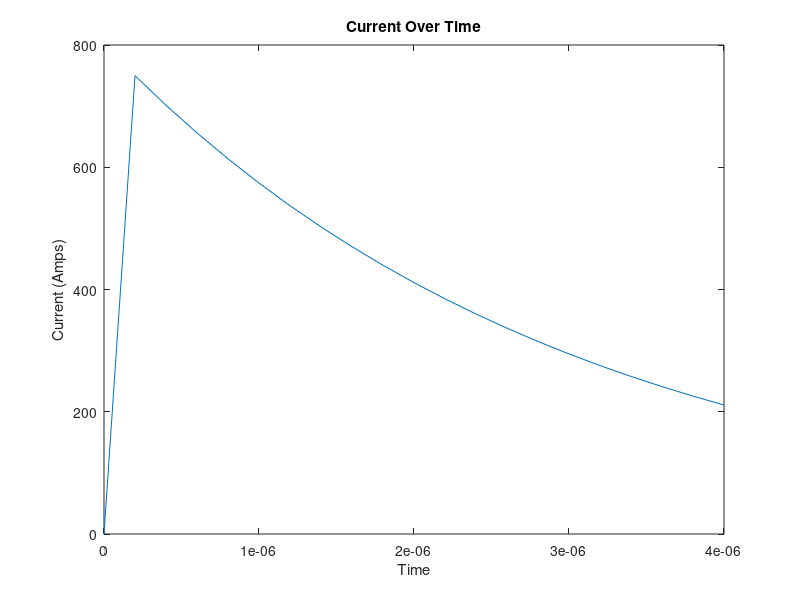
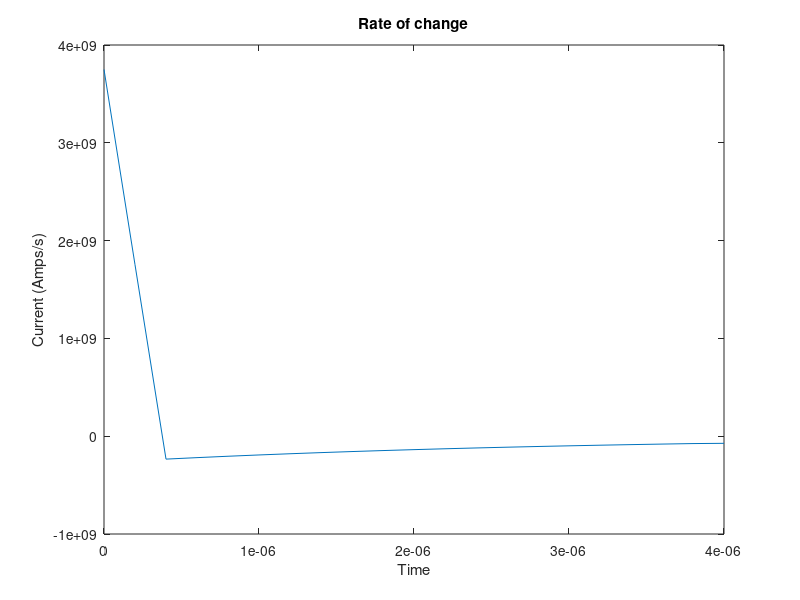
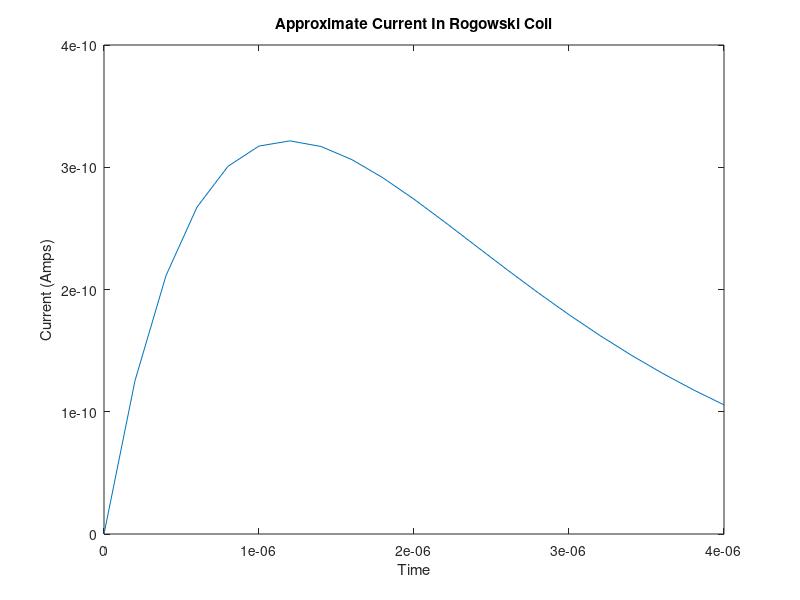
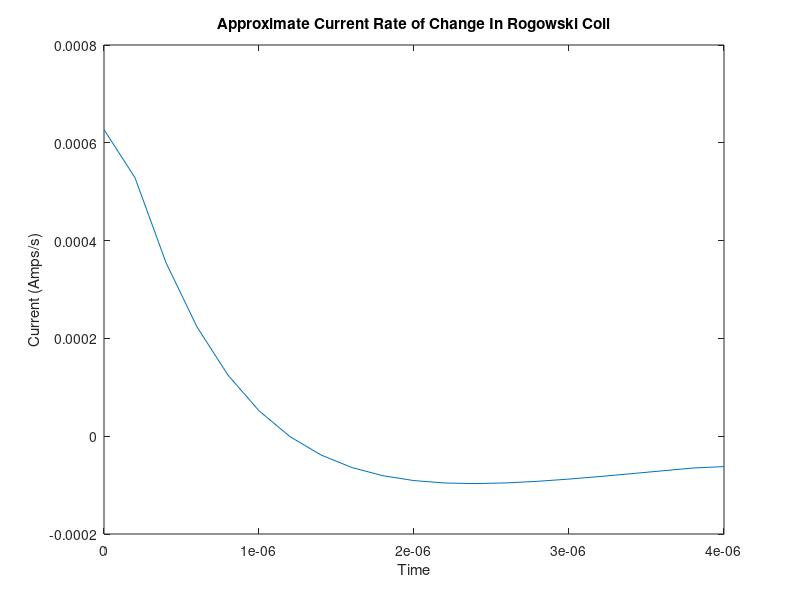

Write the MATLAB code that produced these figures, in order.
clear

% Question 5

mu0=(4*pi)*10^(-7);

R=50; %Resistance
L=150e-9; %Inductance
C=60e-9; %Capacitance
V0=40e3;

cmp=2*sqrt(L/C);
%Since R>cmp use critically damped eqn
% Time Variation of Current in RLC
t=0:2e-7:4e-6;
tleng=length(t);
It=zeros(1,tleng);
newIt=zeros(1,tleng);
w=sqrt((((R)/(2*L))^2)-((1)/(L*C)));
fn1=(V0)/(2*w*L);

for i=1:tleng
    tuse=t(i);
    fn2=exp(((-1)*((R)/(2*L)))*tuse);
    fn3=exp(w*tuse)-exp((-1)*w*tuse);
    It(i)=fn1*fn2*fn3;
    
end

figure(1)
plot(t,It)
title('Current Over Time')
xlabel('Time')
ylabel('Current (Amps)')

newIt=gradient(It(:))./gradient(t(:));

figure(2)
plot(t,newIt)
title('Rate of change')
xlabel('Time')
ylabel('Current (Amps/s)')


% Chosen Radii for Rogowski Coil
major=0.2; %Initially 0.1
minor=0.15; %Initially 0.01
%using a rearranged eqn of 0.0723=(A*N)/L
%Where A is cross area of small radius and L is circumference
%of the large radius
N=400;%Number of turns (144.5)
%Using CCS (Copper Clad Steel)
wired=0.8e-2;%Wire diameter
wireres=50;%Standard 50ohm cable
wireresist=0.082296;%Resistivity ohms/m
viewR=1e6;%10kohm

%Self inductance and Resistance
pitch=(2*pi*major)/(N);

Lfn1=(mu0*minor)*((2*pi*major)/(pitch));
Lfn2=((pi*minor)/(pitch))+log((2*pitch)/(wired))-((5)/(4));
Lfnsum=log((2*pi*major)/(pitch));
Lfnsum0=(0.0007*((Lfnsum)^0));
Lfnsum1=(0.1773*((Lfnsum)^1));
Lfnsum2=(((-1)*0.0322)*((Lfnsum)^2));
Lfnsum3=(0.00197*((Lfnsum)^3));
Lfnsumtotal=Lfnsum0+Lfnsum1+Lfnsum2+Lfnsum3;

Lfinal=Lfn1*(Lfn2-Lfnsumtotal);%Self Inductance

freq1=(1)/(4e-6);

wirelength=N*sqrt((pitch^2)+((2*pi*minor)^2));
area=pi*wired*sqrt((wireresist)/(pi*freq1*mu0));
Rfinal=wireresist*((wirelength)/(area));

%Current through the Rogowski Coil Graph
%Finding phi

kdiff=mu0*N*(major-sqrt((major^2)-(minor^2)));
Isens=zeros(1,tleng);

for p=1:tleng
    tuse2=t(p);
    phidiff=kdiff*It(p);%If rate of change, change to newIt(p)
    Ix=exp((Rfinal/Lfinal)*tuse2);
    IsFn1=(((Lfinal)/(Rfinal))*(phidiff^2))*(Ix-1);
    Isens(p)=(IsFn1)/(Ix);
end 

figure(3)
plot(t,Isens)
title('Approximate Current In Rogowski Coil')
xlabel('Time')
ylabel('Current (Amps)')

%newIsens=gradient(Isens(:))./gradient(t(:)); %Differential of Isensor
newIsens=gradient(Isens(:),t(:));

figure(4)
plot(t,newIsens)
title('Approximate Current Rate of Change In Rogowski Coil')
xlabel('Time')
ylabel('Current (Amps/s)')

%Show its an integrating coil
cmp1=Lfinal.*(newIsens(:));
cmp2=Rfinal.*(Isens(:));
figure(5)
plot(t,cmp1)
hold on
plot(t,cmp2)
hold off
title('Proof of Rogowski Coil Integration Mode ')
xlabel('Time')
ylabel('Voltage Output(V)')
%Looking at the output data it can be seen that this is an integrator
%This is due to the magnitude of cmp1>>cmp2 at all points other
%than the zero crossing points.

%Calc output voltage Isens*Rcv where Rcv is current viewing resistor(50ohm)

Voutput=viewR.*(Isens(:));
figure(6)
plot(t,Voutput)
title('Voltage Across Viewing Resistor (Rcv)')
xlabel('Time')
ylabel('Voltage (V)')




